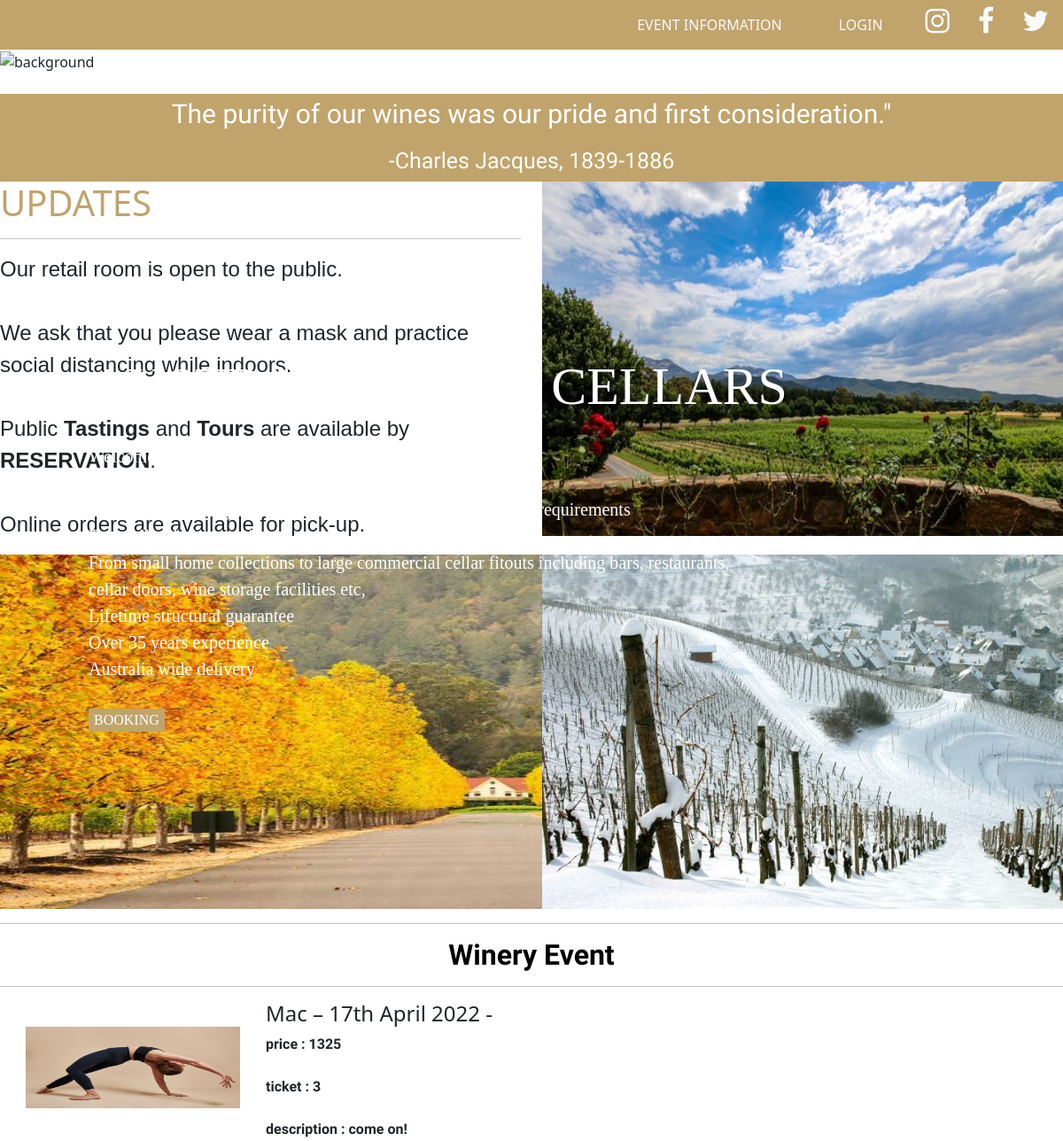
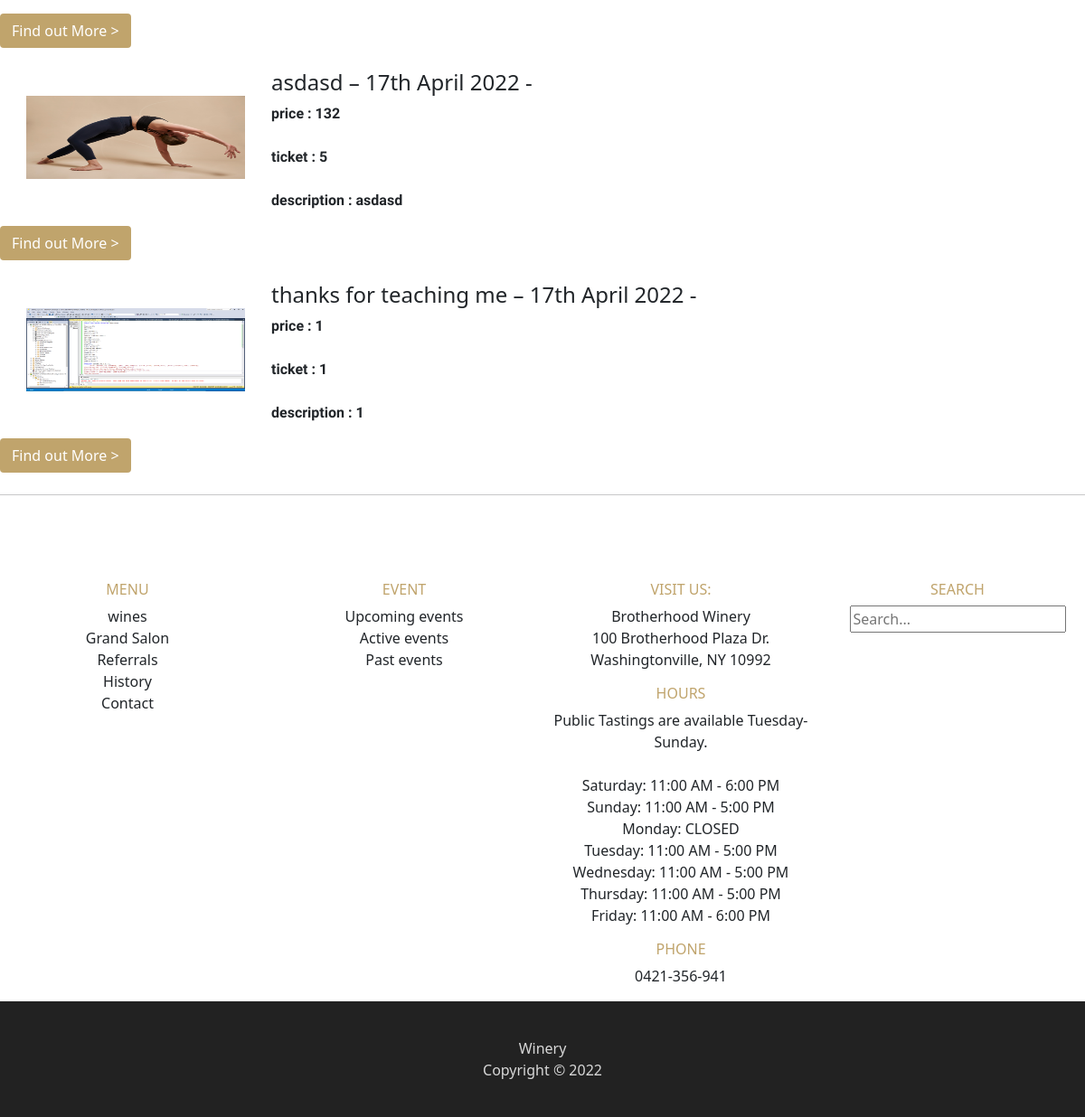
The page / on the database its author committed (2 pictures, top to bottom).
### winery/models.py (models this page shows, shortened)
class Destination(db.Model):
    __tablename__ = 'destinations'
    id = db.Column(db.Integer, primary_key=True)
    name = db.Column(db.String(80))
    description = db.Column(db.String(200))
    image = db.Column(db.String(400))
    ticket_quantity = db.Column(db.Integer)
    price = db.Column(db.Integer)
    comments = db.relationship('Comment', backref='destination')

### winery/views.py (the view)
@mainbp.route('/')
def index():
    destinations = Destination.query.all()
    return render_template('base.html',destinations=destinations)

### winery/templates/base.html (shortened to what this page needs)
<!DOCTYPE html>
<html lang="en">
{% from "bootstrap5/form.html" import render_form  %}
{% block header %}
<head>
  <link rel="stylesheet" href="{{url_for('static',filename='css/main.css')}}"/>
  <link href="https://cdn.jsdelivr.net/npm/bootstrap@5.1.0/dist/css/bootstrap.min.css" rel="stylesheet">
  <link rel='stylesheet' href='https://cdn.jsdelivr.net/npm/bootstrap-icons@1.7.2/font/bootstrap-icons.css'>
  <link rel="stylesheet" href="https://cdnjs.cloudflare.com/ajax/libs/font-awesome/4.7.0/css/font-awesome.min.css">
</head>
<body>
<header>
  <nav class="mini-navbar navbar-expand-md navbar-light">
    <div class="container-flex">
      <ul class="mini-bar nav justify-content-end">
        {% if current_user.is_authenticated  %}
        <li class="nav-link"><a class="nav-link text-light text-uppercase font-weight-bold px-3" href="{{ url_for('destination.create') }}">CREATE EVENT</a></li>
        <li class="nav-link"><a class="nav-link text-light text-uppercase font-weight-bold px-3" href="#">EVENT INFORMATION</a></li>
        <li class="nav-link"><a class="nav-link text-light text-uppercase font-weight-bold px-3" href="{{ url_for('auth.booking') }}">BOOKING HISTORY </a></li>
        <li class="nav-link"><a class="nav-link text-light text-uppercase font-weight-bold px-3" href="{{ url_for('auth.logout') }}">Logout</a></li>
        <li href="#" class='fa fa-instagram nav-link text-light text-uppercase font-weight-bold px-3 fa-2x'></li>
        <li href="#" class='fa fa-facebook nav-link text-light text-uppercase font-weight-bold px-3 fa-2x'></li>
        <li href="#" class='fa fa-twitter nav-link text-light text-uppercase font-weight-bold px-3 fa-2x'></li>
        {% else %}
        <li class="nav-link"><a class="nav-link text-light text-uppercase font-weight-bold px-3" href="#">EVENT INFORMATION</a></li>
        <li class="nav-link"><a class="nav-link text-light text-uppercase font-weight-bold px-3" href="{{ url_for('auth.login') }}">LOGIN</a></li>
        <li href="#" class='fa fa-instagram nav-link text-light text-uppercase font-weight-bold px-3 fa-2x'></li>
        <li href="#" class='fa fa-facebook nav-link text-light text-uppercase font-weight-bold px-3 fa-2x'></li>
        <li href="#" class='fa fa-twitter nav-link text-light text-uppercase font-weight-bold px-3 fa-2x'></li>
      </ul>
      {% endif %}
    </div>
  </nav>
  {% endblock %}
  </header>
  {% block content %}
  <div class ="container-flex">
    <div class = "row">
      <div class = "text-on-img col-lg">
        <img src = "{{ url_for('static', filename='img/background.jpg') }}" alt ="background" class ="background img-response">
          <div class = "text-on-content">
            <h4>AUSTRALIA WINE CELLARS</h4><br>
            <p>Welcome to Centaur Cellars!<br>
               Australian design and manufactured wine racks<br>
               Large standard range and customised wine racking to suit your requirements<br>
               Free cellar design service<br>
               From small home collections to large commercial cellar fitouts including bars, restaurants,<br>
               cellar doors, wine storage facilities etc,<br>
               Lifetime structural guarantee<br>
               Over 35 years experience<br>
               Australia wide delivery
            </p>
            <div class = "text-on-button">
              <button type="button">BOOKING</button>
            </div>
          </div>
      </div>
    </div>
  </div>
  <div class ="container-flex">
    <div class = "row">
      <div class = "upcoming_event col-lg" >
          <p>The purity of our wines was our pride and first consideration."</p>
          <h4>-Charles Jacques, 1839-1886</h4>
      </div>
    </div>
  </div>
  <div class ="container-flex">
    <div class = "row">
      <div class = "divided-picture-writing col-md-6 ">
        <h1>UPDATES</h1>
        <hr>
        <p>Our retail room is open to the public.<br><br>
          We ask that you please wear a mask and practice social distancing while indoors.<br><br>
          Public <strong>Tastings</strong> and <strong>Tours</strong> are available by <strong>RESERVATION</strong>.<br><br>
          Online orders are available for pick-up.
        </p>
      </div>
      <div class = "divided-picture col-md-6">
        <img src =  "{{ url_for('static', filename='img/winery_picture.png') }}" alt ="background" class ="picture1 img-response">
      </div>
    </div>
  </div>
  <div class ="container-flex">
    <div class = "row">
      <div class = "divided-picture-writing col-md-6">
        <img src = "{{ url_for('static', filename='img/winery_picture1.jpg') }}" alt ="background" class ="picture1 img-response">
      </div>
      <div class = "divided-picture col-md-6">
        <img src ="{{ url_for('static', filename='img/winery_picture2.jpg') }}" alt ="background" class ="picture1 img-response">
      </div>
    </div>
  </div>
     <main>
        <div class ="container-flex">
          <div class = "row">
            <div class = "Upcoming-event col-lg">
              <hr>
              <h2>Winery Event</h2>
              <hr>
            </div>
            <div clss = "container-flex">
              <div class = "Winery_Event row">
                <div class = "event col-lg">
                  {% for destination in destinations %}
                    <img src= {{destination.image}} alt="event_1" class = "img-thumbnail" />
                    <h4> {{destination.name}} – 17th April 2022 -  </h4>
                    <p>price : {{destination.price}}<br><br>
                       ticket : {{destination.ticket_quantity}}<br><br>
                       description : {{destination.description}}
                    </p>
                    <a href="{{ url_for('destination.show',id=1) }}" class="btn btn-Light">Find out More ></a>
                    <br>
                    <br>
                  {% endfor %}
                </div>
              </div>
            </div>
          </div>
     <div class = "container-flex">
       <div class = "row">
        <hr>
        <br><br><br><br>
       </div>
     </div>
      <div class = "minibar container-flex">
        <div class = "row">
          <div class="menu col">
              <h6>MENU</h6>
              <p> wines <br>
                  Grand Salon<br>
                  Referrals<br>
                  History<br>
                  Contact
              </p>
          </div>
          <div class="Event col">
              <h6>EVENT</h6>
              <p>
                Upcoming events<br>
                Active events<br>
                Past events
              </p>
          </div>
          <div class="visit col">
            <h6>VISIT US:</h6>
            <p>
              Brotherhood Winery<br>
              100 Brotherhood Plaza Dr.<br>
              Washingtonville, NY 10992<br>
            </p>
            <h6>HOURS</h6>
            <p>
              Public Tastings are available Tuesday-Sunday.<br><br>
              Saturday: 11:00 AM - 6:00 PM<br>
              Sunday: 11:00 AM - 5:00 PM<br>
              Monday: CLOSED<br>
              Tuesday: 11:00 AM - 5:00 PM<br>
              Wednesday: 11:00 AM - 5:00 PM<br>
              Thursday: 11:00 AM - 5:00 PM<br>
              Friday: 11:00 AM - 6:00 PM<br>
            </p>
            <h6>PHONE</h6>
            <p>
              0421-356-941
            </p>
          </div>
          <div class="search col">
          <h6>SEARCH</h6>
            <input type="text" placeholder="Search...">
          </div>
        </div>
      </div>
    </main>
    {% endblock %}
    <footer>
      <span>Winery<br />Copyright &copy; 2022 </span>
    </footer>
  </body>
</html>

### winery/static/css/main.css (style rules this page uses)
.mini-navbar { background: #c0a46c; text-align: left; }
.text-on-img img { max-width: 100%; max-height: 100%; position: relative; }
.background { height: 800px; width: 2000px; }
.text-on-content h4 { position: absolute; top:400px; left:100px; color: #fff; font-size : 60px; font-family: 'Permanent Marker', cursive; }
.text-on-content p { position: absolute; top:500px; left:100px; color: #fff; font-size : 20px; font-family: 'Permanent Marker', cursive; }
.text-on-button button { position: absolute; top:800px; left:100px; background-color: #c0a46c; border : none; color : white; text-align: center; text-decoration: none; display : inline-block; font-size: 16px; font-family: 'Permanent Marker', cursive; }
.upcoming_event { background-color: #c0a46c; }
.upcoming_event p { font-size: 30px; color :white; text-align: center; font-family: 'Barlow Semi Condensed', sans-serif; }
.upcoming_event h4 { font-size: 25px; color :white; text-align: center; font-family: 'Barlow Semi Condensed', sans-serif; }
.divided-picture-writing h1 { color: #c0a46c; }
.divided-picture img { max-width: 100%; max-height: 100%; }
.picture1 { height: 400px; width: 1100px; }
.divided-picture-writing p { font-size : 24px; font-family: 'Archivo Narrow', sans-serif; }
.Upcoming-event { background-color: white; color : black; text-align: center; font-family: 'Barlow Semi Condensed', sans-serif; }
.Upcoming-event h2 { font-weight: bold; }
.event img { width :300px; height: 150px; border: 25px solid white; float: left; }
.event p { font-size: 15x; font-weight : bolder; font-family: 'Barlow Semi Condensed', sans-serif; }
.Winery_Event a { background-color : #c0a46c; color : white; }
.minibar h6 { color :#c0a46c; text-align: center; }
.minibar p { text-align: center; }
.minibar input { float: none; margin:0 auto; }
.search { text-align: center; }
footer { background: #222; padding: 40px; text-align: center; color: #d8d8d8; }

### rows shown on the page
Destination: image (picture), name "Mac", price "1325", ticket_quantity "3", description "come on!"
Destination: image (picture), name "asdasd", price "132", ticket_quantity "5", description "asdasd"
Destination: image (picture), name "thanks for teaching me", price "1", ticket_quantity "1", description "1"
